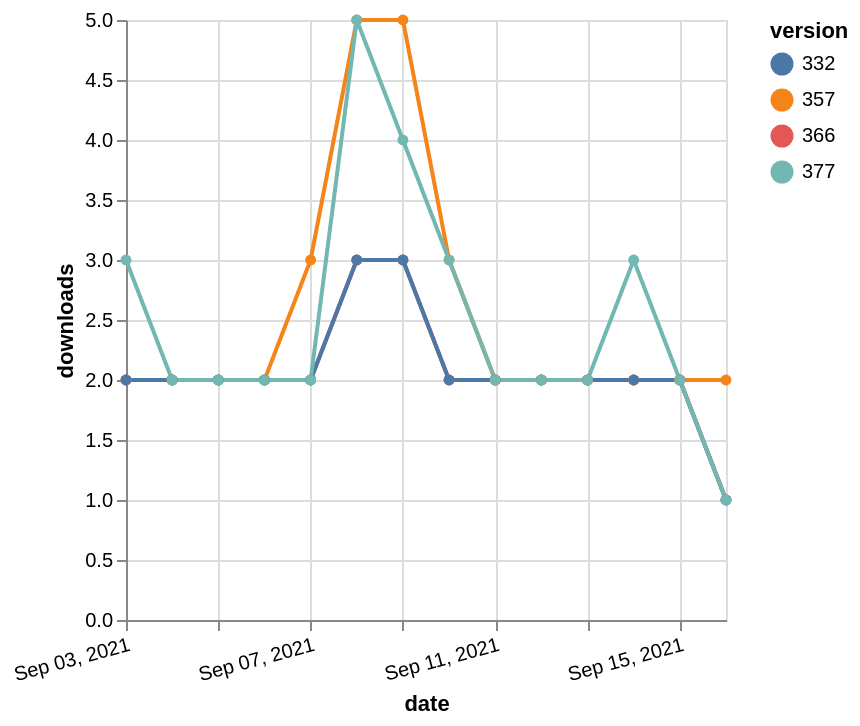

Express this chart as Vega-Lite.
### Vega-Lite specification from a JSON file in a GitHub repository (floating-point values rounded to 4 significant figures)
{"$schema": "https://vega.github.io/schema/vega-lite/v5.json", "description": "A simple bar chart with embedded data.", "data": {"values": [{"date": "2021-09-03", "total": 2291, "delta": 2, "version": "366"}, {"date": "2021-09-04", "total": 2293, "delta": 2, "version": "366"}, {"date": "2021-09-05", "total": 2295, "delta": 2, "version": "366"}, {"date": "2021-09-06", "total": 2297, "delta": 2, "version": "366"}, {"date": "2021-09-07", "total": 2299, "delta": 2, "version": "366"}, {"date": "2021-09-08", "total": 2302, "delta": 3, "version": "366"}, {"date": "2021-09-09", "total": 2305, "delta": 3, "version": "366"}, {"date": "2021-09-10", "total": 2307, "delta": 2, "version": "366"}, {"date": "2021-09-11", "total": 2309, "delta": 2, "version": "366"}, {"date": "2021-09-12", "total": 2311, "delta": 2, "version": "366"}, {"date": "2021-09-13", "total": 2313, "delta": 2, "version": "366"}, {"date": "2021-09-14", "total": 2315, "delta": 2, "version": "366"}, {"date": "2021-09-15", "total": 2317, "delta": 2, "version": "366"}, {"date": "2021-09-16", "total": 2318, "delta": 1, "version": "366"}, {"date": "2021-09-03", "total": 2847, "delta": 2, "version": "357"}, {"date": "2021-09-04", "total": 2849, "delta": 2, "version": "357"}, {"date": "2021-09-05", "total": 2851, "delta": 2, "version": "357"}, {"date": "2021-09-06", "total": 2853, "delta": 2, "version": "357"}, {"date": "2021-09-07", "total": 2856, "delta": 3, "version": "357"}, {"date": "2021-09-08", "total": 2861, "delta": 5, "version": "357"}, {"date": "2021-09-09", "total": 2866, "delta": 5, "version": "357"}, {"date": "2021-09-10", "total": 2869, "delta": 3, "version": "357"}, {"date": "2021-09-11", "total": 2871, "delta": 2, "version": "357"}, {"date": "2021-09-12", "total": 2873, "delta": 2, "version": "357"}, {"date": "2021-09-13", "total": 2875, "delta": 2, "version": "357"}, {"date": "2021-09-14", "total": 2877, "delta": 2, "version": "357"}, {"date": "2021-09-15", "total": 2879, "delta": 2, "version": "357"}, {"date": "2021-09-16", "total": 2881, "delta": 2, "version": "357"}, {"date": "2021-09-03", "total": 2728, "delta": 2, "version": "332"}, {"date": "2021-09-04", "total": 2730, "delta": 2, "version": "332"}, {"date": "2021-09-05", "total": 2732, "delta": 2, "version": "332"}, {"date": "2021-09-06", "total": 2734, "delta": 2, "version": "332"}, {"date": "2021-09-07", "total": 2736, "delta": 2, "version": "332"}, {"date": "2021-09-08", "total": 2739, "delta": 3, "version": "332"}, {"date": "2021-09-09", "total": 2742, "delta": 3, "version": "332"}, {"date": "2021-09-10", "total": 2744, "delta": 2, "version": "332"}, {"date": "2021-09-11", "total": 2746, "delta": 2, "version": "332"}, {"date": "2021-09-12", "total": 2748, "delta": 2, "version": "332"}, {"date": "2021-09-13", "total": 2750, "delta": 2, "version": "332"}, {"date": "2021-09-14", "total": 2752, "delta": 2, "version": "332"}, {"date": "2021-09-15", "total": 2754, "delta": 2, "version": "332"}, {"date": "2021-09-16", "total": 2755, "delta": 1, "version": "332"}, {"date": "2021-09-03", "total": 2092, "delta": 3, "version": "377"}, {"date": "2021-09-04", "total": 2094, "delta": 2, "version": "377"}, {"date": "2021-09-05", "total": 2096, "delta": 2, "version": "377"}, {"date": "2021-09-06", "total": 2098, "delta": 2, "version": "377"}, {"date": "2021-09-07", "total": 2100, "delta": 2, "version": "377"}, {"date": "2021-09-08", "total": 2105, "delta": 5, "version": "377"}, {"date": "2021-09-09", "total": 2109, "delta": 4, "version": "377"}, {"date": "2021-09-10", "total": 2112, "delta": 3, "version": "377"}, {"date": "2021-09-11", "total": 2114, "delta": 2, "version": "377"}, {"date": "2021-09-12", "total": 2116, "delta": 2, "version": "377"}, {"date": "2021-09-13", "total": 2118, "delta": 2, "version": "377"}, {"date": "2021-09-14", "total": 2121, "delta": 3, "version": "377"}, {"date": "2021-09-15", "total": 2123, "delta": 2, "version": "377"}, {"date": "2021-09-16", "total": 2124, "delta": 1, "version": "377"}]}, "width": "container", "mark": {"type": "line", "point": {"filled": true}}, "encoding": {"x": {"field": "date", "type": "temporal", "timeUnit": "yearmonthdate", "title": "date", "axis": {"labelAngle": -15}}, "y": {"field": "delta", "type": "quantitative", "title": "downloads"}, "color": {"field": "version", "type": "nominal"}, "tooltip": {"field": "delta"}}}
